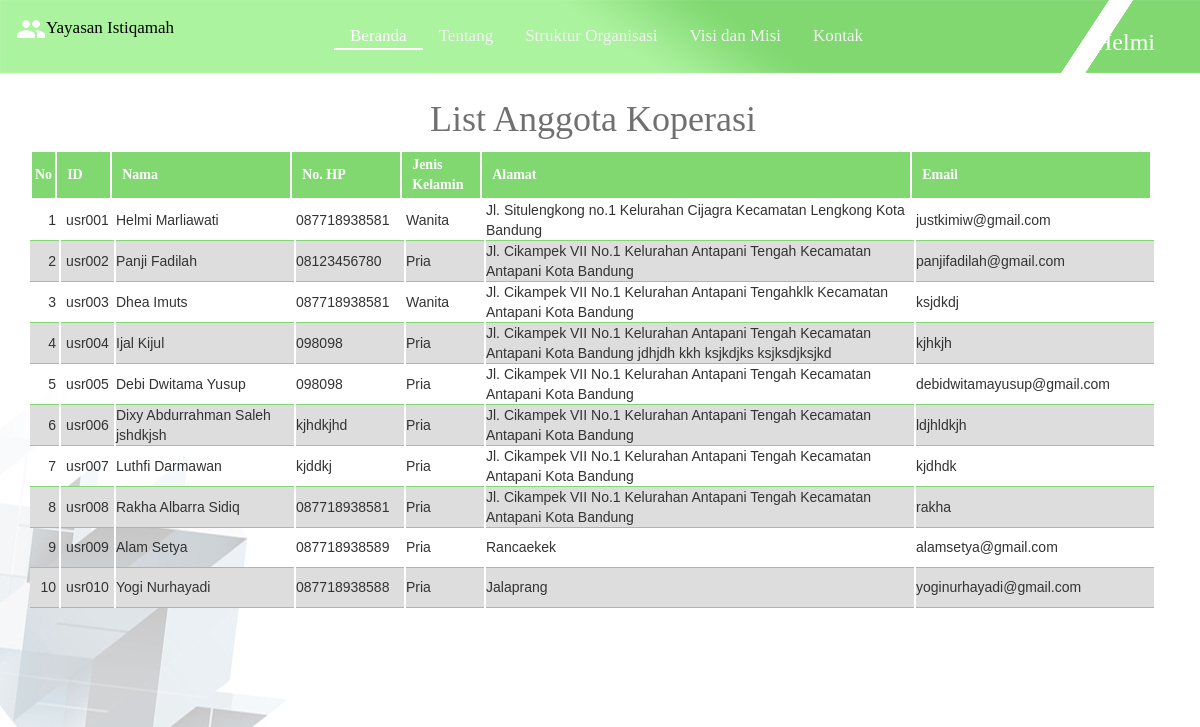
Page /listAnggota.php (signed in) on the committed database.
### tables this page shows
CREATE TABLE IF NOT EXISTS `anggota` (
  `id_anggota` varchar(10) NOT NULL,
  `nama` varchar(50) DEFAULT NULL,
  `no_hp` varchar(13) DEFAULT NULL,
  `gender` enum('Pria','Wanita') DEFAULT NULL,
  `alamat` text,
  `email` varchar(26) DEFAULT NULL,
  `password` varchar(25) DEFAULT NULL,
  PRIMARY KEY (`id_anggota`)
);

### listAnggota.php (the view, shortened to what this page needs)
<!DOCTYPE html>
<html>
<head>
	<link rel="stylesheet" href="assets/css/styleTable.css" type="text/css">
	<link rel="stylesheet" href="assets/css/bootstrap.css">
</head>
<body class="mainBody">
	<?php
		include 'header.php';
		include 'logout.php';
	?>
	<h1 class="judulTabel">List Anggota Koperasi</h1>
	<div class="container">
	  		<table class="main">
	  			<thead>
				  <tr class="main">
				    <th class="no">No</th>
				    <th class="id">ID</th>
				    <th class="nama">Nama</th>
				    <th class="noHP">No. HP</th>
				    <th class="jk">Jenis Kelamin</th>
				    <th class="alamat">Alamat</th>
				    <th class="email">Email</th>
				  </tr>
				</thead>
			</table>
			<div style="overflow: auto;height: 500px;">
				<table class="main css-serial" id="listAnggota">
					<tbody style="overflow: auto;height: 240px;">
						 <?php
						 	$link = mysqli_connect("localhost", "root", "", "koperasi");
							$result = mysqli_query($link,"SELECT * FROM anggota");
						 	while	($row = mysqli_fetch_array($result,MYSQLI_ASSOC)){
						 		echo "
						 				<tr class=\"main\">
						 					<td id=\"noList\" class=\"no\"><a class=\"link\" href=\"listAnggota.php?id_anggota=$row[id_anggota]\"></a></td>
						 					<td class=\"id\">$row[id_anggota]</td>
						 					<td class=\"nama\">$row[nama]</td>
						 					<td class=\"noHP\">$row[no_hp]</td>
						 					<td class=\"jk\">$row[gender]</td>
						 					<td class=\"alamat\">$row[alamat]</td>
						 					<td class=\"email\">$row[email]</td>
						 				</tr>
						 		";
						 	}
						 ?>
				 	</tbody>
				 </table>
</body>
</html>

### assets/css/styleTable.css (style rules this page uses)
table.main { font-family: arial, sans-serif; border-collapse: collapse; }
tr:nth-child(even) { background-color: #dddddd; }
body.mainBody { background-image: url(../img/mainBody.jpg); }
.judulTabel { padding: 30px; padding-bottom: 0px; margin-left:calc(50% - 200px); color: #707070; }
th.no { height: 40px; border: 2px solid white; background-color: #81D871; color: white; font-family: Comfortaa; padding: 3px; text-align: left; width: 13px; }
th.id { height: 40px; border: 2px solid white; background-color: #81D871; color: white; font-family: Comfortaa; padding: 3px; text-align: left; width: 55px; padding-left: 10px; }
th.nama { height: 40px; border: 2px solid white; background-color: #81D871; color: white; font-family: Comfortaa; padding: 3px; text-align: left; width: 180px; padding-left: 10px; }
th.noHP { height: 40px; border: 2px solid white; background-color: #81D871; color: white; font-family: Comfortaa; padding: 3px; text-align: left; width: 110px; padding-left: 10px; }
th.jk { height: 40px; border: 2px solid white; background-color: #81D871; color: white; font-family: Comfortaa; padding: 3px; text-align: left; width: 80px; padding-left: 10px; }
th.alamat { height: 40px; border: 2px solid white; background-color: #81D871; color: white; font-family: Comfortaa; padding: 3px; text-align: left; width: 430px; padding-left: 10px; }
th.email { height: 40px; border: 2px solid white; background-color: #81D871; color: white; font-family: Comfortaa; padding: 3px; text-align: left; width: 240px; padding-left: 10px; }
td.no { height: 40px; width: 30px; border-bottom: 1px solid #81D871; border-right: 2px solid white; text-align: right; padding-right: 3px; }
td.id { height: 40px; width: 55px; border-bottom: 1px solid #81D871; border-right: 2px solid white; text-align: center; }
td.nama { height: 40px; width: 180px; border-bottom: 1px solid #81D871; border-right: 2px solid white; text-align: left; }
td.noHP { height: 40px; width: 110px; border-bottom: 1px solid #81D871; border-right: 2px solid white; text-align: left; }
td.jk { height: 40px; width: 80px; border-bottom: 1px solid #81D871; border-right: 2px solid white; text-align: left; }
td.alamat { height: 40px; width: 430px; overflow: auto; border-bottom: 1px solid #81D871; border-right: 2px solid white; }
td.email { height: 40px; width: 240px; overflow: auto; border-bottom: 1px solid #81D871; border-right: 2px solid white; }
.css-serial { counter-reset: serial-number; }
.css-serial td:first-child:before { counter-increment: serial-number; content: counter(serial-number); }

### header.php (style rules this page uses)
body { margin: 0; font-family: Comfortaa; }

### rows in the picture
anggota: id_anggota "usr001", nama "Helmi Marliawati", no_hp "087718938581", gender "Wanita", alamat "Jl. Situlengkong no.1 Kelurahan Cijagra Kecamatan Lengkong Kota Bandung", email "justkimiw@gmail.com"
anggota: id_anggota "usr002", nama "Panji Fadilah", no_hp "08123456780", gender "Pria", alamat "Jl. Cikampek VII No.1 Kelurahan Antapani Tengah Kecamatan Antapani Kota Bandung", email "panjifadilah@gmail.com"
anggota: id_anggota "usr003", nama "Dhea Imuts", no_hp "087718938581", gender "Wanita", alamat "Jl. Cikampek VII No.1 Kelurahan Antapani Tengahklk Kecamatan Antapani Kota Bandung", email "ksjdkdj"
anggota: id_anggota "usr004", nama "Ijal Kijul", no_hp "098098", gender "Pria", alamat "Jl. Cikampek VII No.1 Kelurahan Antapani Tengah Kecamatan Antapani Kota Bandung jdhjdh kkh ksjkdjks ksjksdjksjkd", email "kjhkjh"
anggota: id_anggota "usr005", nama "Debi Dwitama Yusup", no_hp "098098", gender "Pria", alamat "Jl. Cikampek VII No.1 Kelurahan Antapani Tengah Kecamatan Antapani Kota Bandung", email "debidwitamayusup@gmail.com"
anggota: id_anggota "usr006", nama "Dixy Abdurrahman Saleh jshdkjsh", no_hp "kjhdkjhd", gender "Pria", alamat "Jl. Cikampek VII No.1 Kelurahan Antapani Tengah Kecamatan Antapani Kota Bandung", email "ldjhldkjh"
anggota: id_anggota "usr007", nama "Luthfi Darmawan", no_hp "kjddkj", gender "Pria", alamat "Jl. Cikampek VII No.1 Kelurahan Antapani Tengah Kecamatan Antapani Kota Bandung", email "kjdhdk"
anggota: id_anggota "usr008", nama "Rakha Albarra Sidiq", no_hp "087718938581", gender "Pria", alamat "Jl. Cikampek VII No.1 Kelurahan Antapani Tengah Kecamatan Antapani Kota Bandung", email "rakha"
anggota: id_anggota "usr009", nama "Alam Setya", no_hp "087718938589", gender "Pria", alamat "Rancaekek", email "alamsetya@gmail.com"
anggota: id_anggota "usr010", nama "Yogi Nurhayadi", no_hp "087718938588", gender "Pria", alamat "Jalaprang", email "yoginurhayadi@gmail.com"

### other values in the picture
$result[0] "Helmi"
